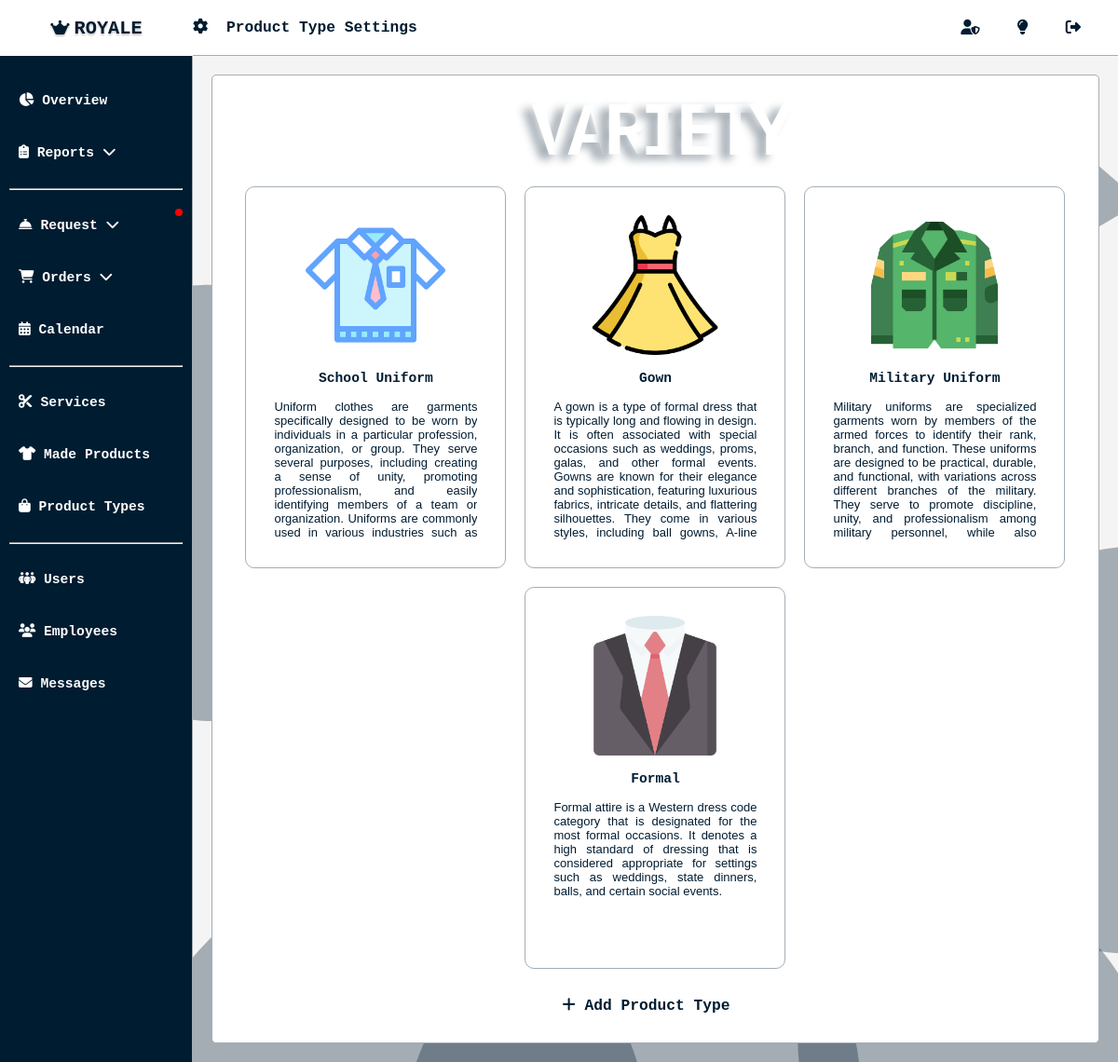
Screenshot of /admin/productType_settings.php (signed in) with the database file from the repository.
### tables this page shows
CREATE TABLE `producttype` (
  `productType_id` int(11) NOT NULL,
  `productType_status` varchar(255) NOT NULL,
  `productType_name` varchar(255) NOT NULL,
  `productType_description` text NOT NULL,
  `productType_photo` varchar(255) NOT NULL
);

### admin/productType_settings.php (the view, shortened to what this page needs)
<?php
require 'dbconnect.php';
?>
<!DOCTYPE html>
<html lang="en">
<head>
    <?php include 'important.php'; ?>
    <link rel="stylesheet" href="css/main.css?v=<?php echo time(); ?>">
    <link rel="stylesheet" href="css/all_dashboard.css?v=<?php echo time(); ?>">
</head>
<body class="<?php echo isset($_SESSION['admin_id']) ? 'admin-mode' : ''; ?>">
    <div class="overall-container">
        <?php include 'sidenav.php'; ?>
        <main>
            <div class="header-container">
                <div class="header-label-container">
                    <i class="fa-solid fa-gear"></i>
                    <label for="">Product Type Settings</label>
                </div>
                <?php include 'header_icons_container.php'; ?>
            </div>
            <div class="content-container">
                <div class="content">
                    <div class="title-head">
                        <div class="shadows hidden">
                            <span>v</span>
                            <span>a</span>
                            <span>r</span>
                            <span>i</span>
                            <span>e</span>
                            <span>t</span>
                            <span>y</span>
                        </div>
                    </div>
                    <div class="main-container-productType">
                        <div class="productType-box-container hidden">
                            <?php
                            $sql = "SELECT productType_id, productType_status, productType_name, productType_description, productType_photo FROM producttype WHERE productType_status = 'active'";
                            $result = $conn->query($sql);
                            if ($result->num_rows > 0) {
                                while ($row = $result->fetch_assoc()) {
                                    ?>
                                    <div class="productType-box" onclick="openModal(<?php echo $row['productType_id']; ?>)">
                                        <img src="producttype/<?php echo $row['productType_photo']; ?>"
                                            alt="<?php echo $row['productType_name']; ?>">
                                        <h2><?php echo $row['productType_name']; ?></h2>
                                        <p><?php echo $row['productType_description']; ?></p>
                                    </div>
                                    <?php
                                }
                            } else {
                                echo "No product types found.";
                            }
                            ?>
                        </div>
                    </div>
                    <div class="add-productType-container hidden">
                        <a href="add_productType.php"><i class="fa-solid fa-plus"></i> Add Product Type</a>
                    </div>
                </div>
            </div>
    </div>
</body>
</html>

### admin/css/main.css (style rules this page uses)
* { margin: 0; padding: 0; box-sizing: border-box; font-family: monospace; }
html { scroll-behavior: smooth; }
:root { --thumb-hover: #c5c5c5; font-size: 62.5%; --pure-white: white; --first-bgcolor: white; --second-bgcolor: #F4F4F4; --text-color: #001C31; --text-color2: gray; --text-shadow: rgb(200, 200, 200); --border-color: #001C31; --hover-color: #2326452f; --box-shadow: #A4ADB4; --box-shadow-hover: rgb(221, 221, 221); --padding-color: #F4F4F4; --search-hover: #474866; --shopnow-bg: #001C31; --return-bg: #414141; --button-bg: #001C31; --button-bg2: rgba(0, 43, 76, 0.637); --text-bg: #001C31; --hover-button: #004274; --cancel-color: #dc3545; }
a { cursor: pointer; text-decoration: none; list-style: none; }
p { font-family: 'Anton', Arial, sans-serif; }
.hidden { opacity: 0; transform: translateY(20px); transition: opacity 0.3s ease-out, transform 0.6s ease-out; }
.visible { opacity: 1; transform: translateY(0); }

### admin/css/all_dashboard.css (style rules this page uses)
body { position: relative; width: 100%; height: 100%; background-color: var(--first-bgcolor); }
.overall-container { display: flex; flex-direction: row; justify-content: space-between; }
.overall-container main { width: 100%; height: 100%; display: flex; flex-direction: column; }
main .header-container { display: flex; justify-content: space-between; align-items: center; height: 60px; padding: 0px; background-color: var(--first-bgcolor); z-index: 10; border-bottom: 1px solid var(--box-shadow); }
.header-container .header-label-container { font-size: 2rem; color: var(--text-color); font-weight: bold; }
.header-container .header-label-container i { margin-right: 10px; }
body main .content-container { width: 100%; height: calc(100vh - 60px); background-image: url(../../system_images/home-light.svg); background-size: cover; background-repeat: no-repeat; background-position: center; padding: 20px; }
.content-container .content { width: 100%; height: 100%; background-color: var(--first-bgcolor); border-radius: 5px; border: 1px solid var(--box-shadow); display: flex; flex-direction: column; padding: 10px; }

### admin/productType_settings.php (style rules this page uses)
.title-head { width: 100%; display: flex; align-items: center; justify-content: center; margin: 0; }
.shadows { position: relative; text-transform: uppercase; text-shadow: -10px 5px 10px var(--box-shadow); color: var(--pure-white); letter-spacing: -0.20em; font-family: 'Anton', Arial, sans-serif; user-select: none; font-size: 10rem; transition: all 0.25s ease-out; font-weight: bold; }
.main-container-productType { display: flex; overflow-y: scroll; }
.productType-box-container { display: flex; flex-wrap: wrap; align-items: center; justify-content: center; padding: 10px; overflow-x: hidden; gap: 20px; }
.productType-box { background-color: var(--first-bgcolor); border: 1px solid var(--box-shadow); border-radius: 10px; padding: 30px; min-width: 280px; max-width: 280px; text-align: center; transition: transform 0.3s ease, box-shadow 0.3s ease; }
.productType-box img { width: 150px; height: auto; border-radius: 10px 10px 0 0; }
.productType-box h2 { font-size: 1.8rem; color: var(--text-color); margin: 15px 0; text-transform: capitalize; }
.productType-box p { font-size: 1.6rem; color: var(--text-color); text-align: justify; height: 150px; overflow-y: scroll; }
.add-productType-container { text-align: center; margin-right: 20px; padding: 20px; }
.add-productType-container a { padding: 10px 20px; color: var(--text-color); font-size: 2rem; font-weight: bold; border-radius: 5px; }
h2 { margin: 0 0 10px; font-size: 2.5rem; color: var(--text-color); text-transform: capitalize; }
p { color: var(--text-color); text-align: justify; font-size: 1.5rem; }

### rows the page displays
producttype: productType_photo (picture), productType_name "School Uniform", productType_description "Uniform clothes are garments specifically designed to be worn by individuals in a particular profession, organization, or group. They serve several purposes, including creating a sense of unity, promoting professionalism, and easily identifying members of a team or organization. Uniforms are commonly used in various industries such as…"
producttype: productType_photo (picture), productType_name "Gown", productType_description "A gown is a type of formal dress that is typically long and flowing in design. It is often associated with special occasions such as weddings, proms, galas, and other formal events. Gowns are known for their elegance and sophistication, featuring luxurious fabrics, intricate details, and flattering silhouettes. They come in various styles, including ball gowns, A-line…"
producttype: productType_photo (picture), productType_name "Military Uniform", productType_description "Military uniforms are specialized garments worn by members of the armed forces to identify their rank, branch, and function. These uniforms are designed to be practical, durable, and functional, with variations across different branches of the military. They serve to promote discipline, unity, and professionalism among military personnel, while also…"
producttype: productType_photo (picture), productType_name "Formal", productType_description "Formal attire is a Western dress code category that is designated for the most formal occasions. It denotes a high standard of dressing that is considered appropriate for settings such as weddings, state dinners, balls, and certain social events."
